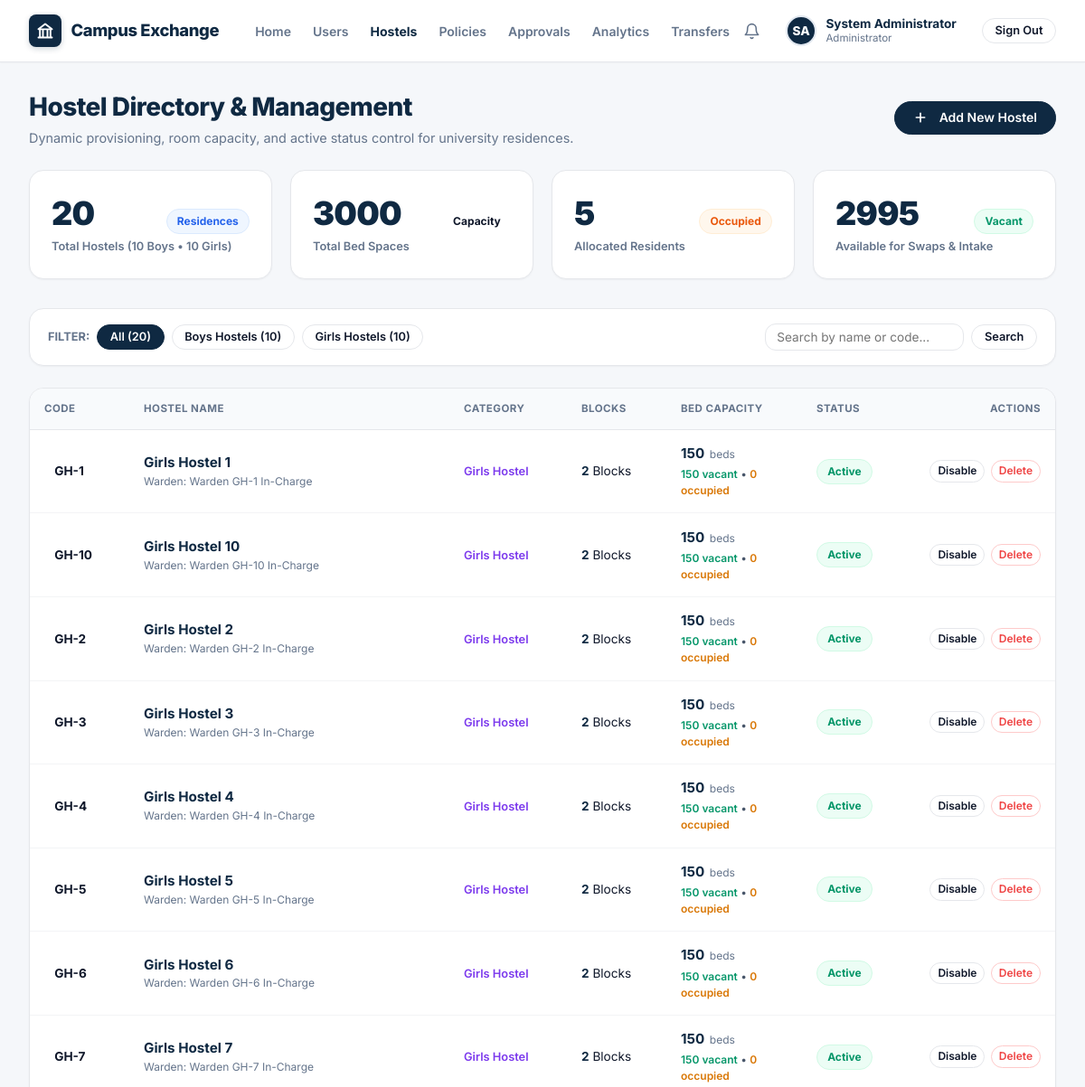
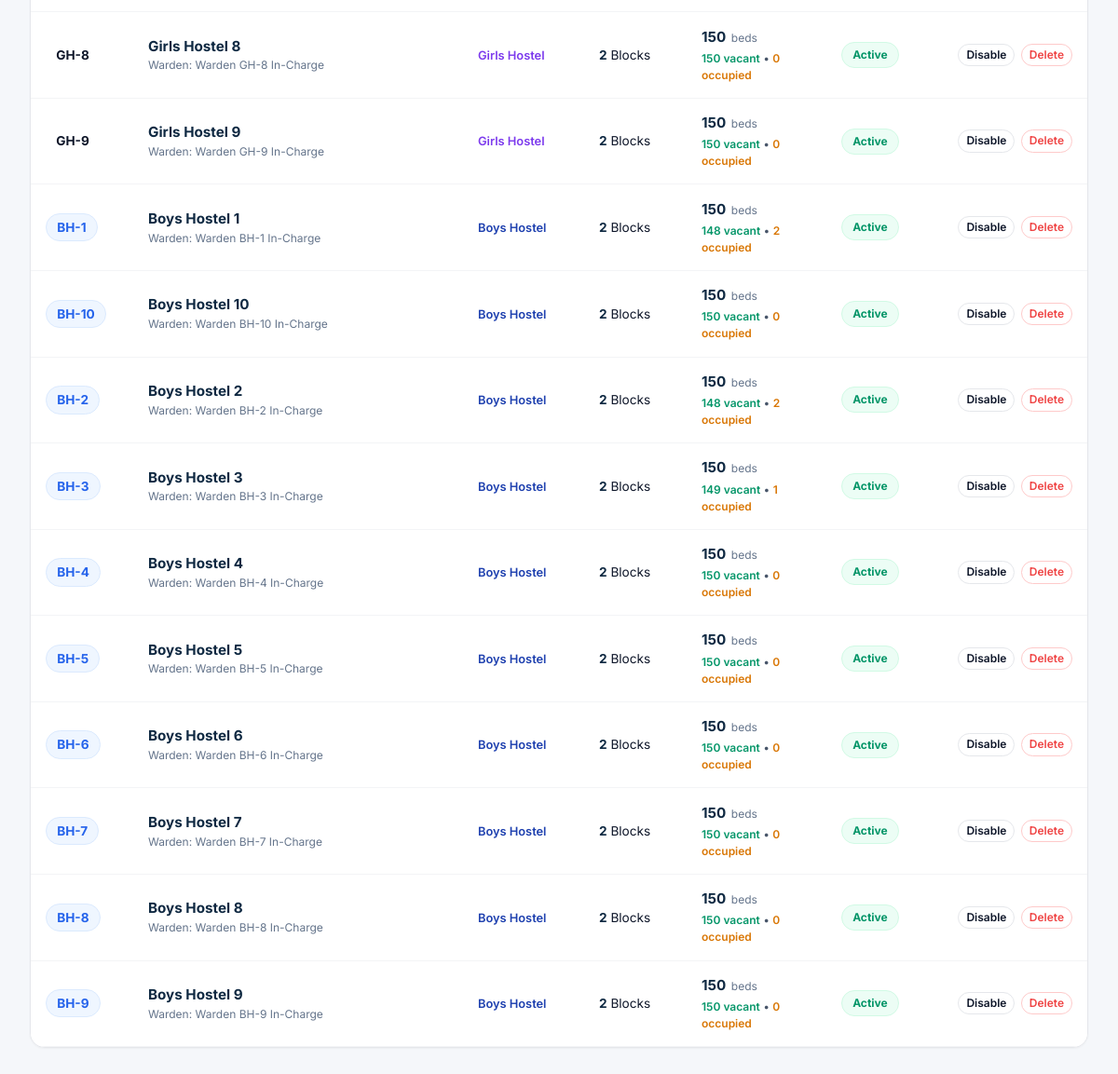
/hostels/ (signed in), run on the app's committed database (2 pictures, top to bottom).
### accounts/models.py (models this page shows, shortened)
class User(AbstractUser):
    class Role(models.TextChoices):
        STUDENT = 'student', 'Student'
        WARDEN = 'warden', 'Hostel Warden'
        CHIEF_WARDEN = 'chief_warden', 'Chief Warden'
        ADMIN = 'admin', 'Hostel Administrator'
        DSW = 'dsw', 'Dean of Student Welfare (DSW)'
    class Gender(models.TextChoices):
        MALE = 'M', 'Male'
        FEMALE = 'F', 'Female'
        OTHER = 'O', 'Other'
    university_id = models.CharField(max_length=30, unique=True, db_index=True)
    role = models.CharField(max_length=20, choices=Role.choices, default=Role.STUDENT, db_index=True)
    phone = models.CharField(max_length=20, blank=True)
    gender = models.CharField(max_length=1, choices=Gender.choices, default=Gender.MALE)
    has_fee_clearance = models.BooleanField(default=True, help_text="Verified student fee clearance")
    has_disciplinary_hold = models.BooleanField(default=False, help_text="Active university disciplinary restriction")
    last_transferred_at = models.DateTimeField(null=True, blank=True, help_text="Timestamp of last completed room swap")
    created_at = models.DateTimeField(auto_now_add=True)
    updated_at = models.DateTimeField(auto_now=True)
    @property
    def is_student(self):
        return self.role == self.Role.STUDENT
    @property
    def is_warden(self):
        return self.role in (self.Role.WARDEN, self.Role.CHIEF_WARDEN)
    @property
    def is_chief_warden(self):
        return self.role == self.Role.CHIEF_WARDEN
    @property
    def is_admin_role(self):
        return self.role == self.Role.ADMIN or self.is_superuser
    @property
    def is_dsw(self):
        return self.role == self.Role.DSW

### hostel/models.py (models this page shows, shortened)
class Hostel(models.Model):
    class GenderType(models.TextChoices):
        MALE = 'MALE', 'Boys Hostel'
        FEMALE = 'FEMALE', 'Girls Hostel'
        COED = 'COED', 'Co-Ed Residence'
    name = models.CharField(max_length=100, unique=True)
    code = models.CharField(max_length=20, unique=True)
    gender_type = models.CharField(max_length=10, choices=GenderType.choices, default=GenderType.MALE)
    is_active = models.BooleanField(default=True)
    warden = models.ForeignKey(
        settings.AUTH_USER_MODEL,
        null=True,
        blank=True,
        on_delete=models.SET_NULL,
        related_name='managed_hostels'
    )
    @property
    def total_capacity(self):
        return Bed.objects.filter(room__block__hostel=self).count()
    @property
    def occupied_beds_count(self):
        return Bed.objects.filter(room__block__hostel=self, occupancy_status='OCCUPIED').count()
    @property
    def vacant_beds_count(self):
        return Bed.objects.filter(room__block__hostel=self, occupancy_status='VACANT').count()

### hostel/views.py (the view)
    def _wrapped_view(request, *args, **kwargs):
        if not request.user.is_authenticated:
            return redirect(f"/login/?next={request.path}")
        if not (request.user.is_admin_role or request.user.is_dsw):
            messages.error(request, "Access Denied: Hostel management requires Administrator or DSW role.")
            return redirect('/dashboard/')
        return view_func(request, *args, **kwargs)

### templates/hostel/hostels_list.html (shortened to what this page needs)
{% extends 'base.html' %}
{% load static %}
{% block content %}
<div class="page-header" style="margin-bottom: 1.5rem;">
  <div class="page-title-group">
    <h1>Hostel Directory & Management</h1>
    <p>Dynamic provisioning, room capacity, and active status control for university residences.</p>
  </div>
  <div style="display: flex; gap: 0.75rem; align-items: center;">
    <button type="button" class="btn btn-primary" onclick="openHostelModal()" id="btn-add-hostel">
      <svg width="16" height="16" viewBox="0 0 24 24" fill="none" stroke="currentColor" stroke-width="2.5" stroke-linecap="round" stroke-linejoin="round" style="margin-right: 0.35rem;">
        <line x1="12" y1="5" x2="12" y2="19"></line>
        <line x1="5" y1="12" x2="19" y2="12"></line>
      </svg>
      Add New Hostel
    </button>
  </div>
</div>
<div class="grid-4" style="margin-bottom: 2rem;">
  <div class="kpi-card">
    <div class="kpi-card-row">
      <span class="kpi-card-num">{{ total_hostels }}</span>
      <span class="badge badge-blue">Residences</span>
    </div>
    <div class="kpi-card-label">Total Hostels ({{ total_boys }} Boys • {{ total_girls }} Girls)</div>
  </div>
  <div class="kpi-card">
    <div class="kpi-card-row">
      <span class="kpi-card-num">{{ total_beds }}</span>
      <span class="badge badge-teal">Capacity</span>
    </div>
    <div class="kpi-card-label">Total Bed Spaces</div>
  </div>
  <div class="kpi-card">
    <div class="kpi-card-row">
      <span class="kpi-card-num">{{ occupied_beds }}</span>
      <span class="badge badge-yellow">Occupied</span>
    </div>
    <div class="kpi-card-label">Allocated Residents</div>
  </div>
  <div class="kpi-card">
    <div class="kpi-card-row">
      <span class="kpi-card-num">{{ vacant_beds }}</span>
      <span class="badge badge-green">Vacant</span>
    </div>
    <div class="kpi-card-label">Available for Swaps & Intake</div>
  </div>
</div>
<div class="card" style="padding: 1rem 1.25rem; margin-bottom: 1.5rem; box-shadow: var(--shadow-sm);">
  <form method="GET" action="{% url 'hostels_list' %}" style="display: flex; justify-content: space-between; align-items: center; flex-wrap: wrap; gap: 1rem;">
    <div style="display: flex; align-items: center; gap: 0.5rem; flex-wrap: wrap;">
      <span style="font-size: 0.8rem; font-weight: 700; color: var(--text-muted); text-transform: uppercase;">Filter:</span>
      <a href="{% url 'hostels_list' %}{% if search_query %}?q={{ search_query }}{% endif %}"
         class="btn btn-sm {% if gender_filter == 'ALL' %}btn-primary{% else %}btn-outline{% endif %}">
        All ({{ total_hostels }})
      </a>
      <a href="{% url 'hostels_list' %}?gender=MALE{% if search_query %}&q={{ search_query }}{% endif %}"
         class="btn btn-sm {% if gender_filter == 'MALE' %}btn-primary{% else %}btn-outline{% endif %}">
        Boys Hostels ({{ total_boys }})
      </a>
      <a href="{% url 'hostels_list' %}?gender=FEMALE{% if search_query %}&q={{ search_query }}{% endif %}"
         class="btn btn-sm {% if gender_filter == 'FEMALE' %}btn-primary{% else %}btn-outline{% endif %}">
        Girls Hostels ({{ total_girls }})
      </a>
    </div>
    <div style="display: flex; align-items: center; gap: 0.5rem;">
      <input type="text" name="q" value="{{ search_query }}" placeholder="Search by name or code..."
             class="form-control" style="width: 220px; padding: 0.4rem 0.75rem; font-size: 0.85rem;" />
      <button type="submit" class="btn btn-outline btn-sm">Search</button>
    </div>
  </form>
</div>
<div class="card" style="padding: 0; overflow: hidden; box-shadow: var(--shadow-sm); margin-bottom: 2.5rem;">
  <div style="overflow-x: auto;">
    <table class="data-table">
      <thead>
        <tr>
          <th style="width: 110px;">Code</th>
          <th>Hostel Name</th>
          <th style="width: 130px;">Category</th>
          <th style="width: 110px;">Blocks</th>
          <th style="width: 150px;">Bed Capacity</th>
          <th style="width: 120px;">Status</th>
          <th style="width: 160px; text-align: right;">Actions</th>
        </tr>
      </thead>
      <tbody>
        {% for h in hostels %}
          <tr>
            <td>
              <span class="badge {% if h.gender_type == 'MALE' %}badge-blue{% elif h.gender_type == 'FEMALE' %}badge-purple{% else %}badge-teal{% endif %}" style="font-family: var(--font-mono); font-size: 0.85rem; font-weight: 700;">
                {{ h.code }}
              </span>
            </td>
            <td>
              <div style="font-weight: 700; color: var(--navy-800); font-size: 0.95rem;">
                {{ h.name }}
              </div>
              <div style="font-size: 0.75rem; color: var(--text-muted);">
                Warden: {{ h.warden.get_full_name|default:"Unassigned" }}
              </div>
            </td>
            <td>
              {% if h.gender_type == 'MALE' %}
                <span style="display: inline-flex; align-items: center; gap: 0.35rem; color: #1E40AF; font-size: 0.8rem; font-weight: 600;">
                  Boys Hostel
                </span>
              {% elif h.gender_type == 'FEMALE' %}
                <span style="display: inline-flex; align-items: center; gap: 0.35rem; color: #7C3AED; font-size: 0.8rem; font-weight: 600;">
                  Girls Hostel
                </span>
              {% else %}
                <span style="display: inline-flex; align-items: center; gap: 0.35rem; color: #0D9488; font-size: 0.8rem; font-weight: 600;">
                  Co-Ed Residence
                </span>
              {% endif %}
            </td>
            <td>
              <strong style="color: var(--navy-800);">{{ h.blocks.count }}</strong> Blocks
            </td>
            <td>
              <div style="display: flex; align-items: baseline; gap: 0.35rem;">
                <strong style="font-size: 0.95rem; color: var(--navy-800);">{{ h.total_capacity }}</strong>
                <span style="font-size: 0.75rem; color: var(--text-muted);">beds</span>
              </div>
              <div style="font-size: 0.75rem; color: var(--text-secondary); margin-top: 0.15rem;">
                <span style="color: #059669; font-weight: 600;">{{ h.vacant_beds_count }} vacant</span> •
                <span style="color: #D97706; font-weight: 600;">{{ h.occupied_beds_count }} occupied</span>
              </div>
            </td>
            <td>
              {% if h.is_active %}
                <span class="badge badge-green">Active</span>
              {% else %}
                <span class="badge badge-neutral" style="background: #E2E8F0; color: #64748B;">Inactive</span>
              {% endif %}
            </td>
            <td style="text-align: right;">
              <div style="display: inline-flex; gap: 0.4rem; align-items: center;">
                <form method="POST" action="{% url 'hostel_toggle_status' h.pk %}" style="display: inline;">
                  <button type="submit" class="btn btn-outline btn-sm" style="padding: 0.25rem 0.5rem; font-size: 0.75rem;" title="Toggle active status">
                    {% if h.is_active %}Disable{% else %}Enable{% endif %}
                  </button>
                </form>
                <form method="POST" action="{% url 'hostel_delete' h.pk %}" style="display: inline;"
                      onsubmit="return confirm('Are you sure you want to delete {{ h.name }} ({{ h.code }})? All vacant rooms and beds in this hostel will be removed.');">
                  <button type="submit" class="btn btn-outline btn-sm"
                          style="padding: 0.25rem 0.5rem; font-size: 0.75rem; color: #EF4444; border-color: #FECACA;"
                          title="Delete Hostel"
                          {% if h.occupied_beds_count > 0 %}disabled title="Cannot delete: Hostel has occupied beds"{% endif %}>
                    Delete
                  </button>
                </form>
              </div>
            </td>
          </tr>
        {% endfor %}
      </tbody>
    </table>
  </div>
</div>
{% endblock %}

### templates/base.html (shortened to what this page needs)
<!DOCTYPE html>
<html lang="en">
<head>
  {% load static %}
  <link rel="stylesheet" href="{% static 'css/style.css' %}">
</head>
<body>
  <header class="top-navbar">
    <div class="navbar-inner">
      <div class="brand-section">
        <a href="{% url 'landing' %}" class="brand-link">
          <div class="brand-crest">
            <svg width="20" height="20" viewBox="0 0 24 24" fill="none" stroke="currentColor" stroke-width="2.3" stroke-linecap="round" stroke-linejoin="round">
              <path d="M3 21h18M3 10h18M5 10v11M19 10v11M9 10v11M15 10v11M12 3l9 7H3z"/>
            </svg>
          </div>
          <div class="brand-title">Campus Exchange</div>
        </a>
        <nav>
          <ul class="nav-menu">
            <li class="nav-item {% if request.path == '/' %}active{% endif %}">
              <a href="{% url 'landing' %}">Home</a>
            </li>
            {% if user.is_authenticated %}
              {% if user.is_student %}
                <li class="nav-item {% if request.path == '/dashboard/' %}active{% endif %}">
                  <a href="{% url 'dashboard' %}">Dashboard</a>
                </li>
                <li class="nav-item {% if request.path == '/exchange-requests/new/' %}active{% endif %}">
                  <a href="{% url 'create_request' %}">New Request</a>
                </li>
                <li class="nav-item {% if '/proposals/' in request.path or request.path == '/matches/' %}active{% endif %}">
                  <a href="{% url 'matches' %}">Matches</a>
                </li>
                <li class="nav-item {% if request.path == '/transfers/' %}active{% endif %}">
                  <a href="{% url 'transfers_list' %}">Transfers</a>
                </li>
              {% elif user.is_admin_role %}
                <li class="nav-item {% if '/admin/users/' in request.path %}active{% endif %}">
                  <a href="{% url 'admin_users_list' %}">Users</a>
                </li>
                <li class="nav-item {% if '/hostels/' in request.path %}active{% endif %}">
                  <a href="{% url 'hostels_list' %}">Hostels</a>
                </li>
                <li class="nav-item {% if '/admin/policies/' in request.path %}active{% endif %}">
                  <a href="{% url 'admin_policies' %}">Policies</a>
                </li>
                <li class="nav-item {% if '/warden/' in request.path %}active{% endif %}">
                  <a href="{% url 'warden_approvals' %}">Approvals</a>
                </li>
                <li class="nav-item {% if '/dean/' in request.path or '/admin/analytics/' in request.path %}active{% endif %}">
                  <a href="{% url 'dean_analytics' %}">Analytics</a>
                </li>
                <li class="nav-item {% if request.path == '/transfers/' %}active{% endif %}">
                  <a href="{% url 'transfers_list' %}">Transfers</a>
                </li>
              {% endif %}
            {% endif %}
          </ul>
        </nav>
      </div>
      <div class="navbar-controls">
        {% if user.is_authenticated %}
          <a href="{% url 'dashboard' %}" class="nav-icon-bell" title="Notifications" style="position: relative;">
            <svg width="19" height="19" viewBox="0 0 24 24" fill="none" stroke="currentColor" stroke-width="2" stroke-linecap="round" stroke-linejoin="round">
              <path d="M18 8A6 6 0 0 0 6 8c0 7-3 9-3 9h18s-3-2-3-9"></path>
              <path d="M13.73 21a2 2 0 0 1-3.46 0"></path>
            </svg>
          </a>
          <div class="user-profile-header">
            <div style="width: 34px; height: 34px; border-radius: 50%; background: #0F2942; color: #FFFFFF; display: flex; align-items: center; justify-content: center; font-weight: 800; font-size: 0.85rem; border: 2px solid #E2E8F0; text-transform: uppercase;">
              {{ user.first_name|slice:":1" }}{{ user.last_name|slice:":1"|default:user.username|slice:":1" }}
            </div>
            <div class="user-meta-header">
              <span class="user-name-header">{{ user.get_full_name|default:user.username }}</span>
              <span class="user-sub-header">
                {% if user.is_student %}
                  {% if user_allocated_bed %}
                    {{ user_allocated_bed.room.block.hostel.code }} • {{ user_allocated_bed.room.room_number }} ({{ user_allocated_bed.bed_number }})
                  {% else %}
                    Student • {{ user.university_id }}
                  {% endif %}
                {% elif user.role == 'chief_warden' %}
                  Chief Warden
                {% elif user.role == 'warden' %}
                  Hostel Warden
                {% elif user.role == 'dsw' %}
                  Dean of Student Welfare
                {% elif user.is_admin_role %}
                  Administrator
                {% else %}
                  {{ user.university_id }}
                {% endif %}
              </span>
            </div>
          </div>
          <a href="{% url 'logout' %}" class="btn btn-outline btn-sm" style="margin-left: 0.5rem;">
            Sign Out
          </a>
        {% endif %}
      </div>
    </div>
  </header>
  <main class="main-container">
    {% block content %}{% endblock %}
  </main>
</body>
</html>

### data on the page
User: first_name "S", last_name "A", get_full_name "System Administrator"
Hostel: code "GH-1", name "Girls Hostel 1", warden.get_full_name "Warden GH-1 In-Charge", gender_type "Girls Hostel", blocks.count "2", total_capacity "150", vacant_beds_count "150", occupied_beds_count "0", is_active "Active"
Hostel: code "GH-10", name "Girls Hostel 10", warden.get_full_name "Warden GH-10 In-Charge", gender_type "Girls Hostel", blocks.count "2", total_capacity "150", vacant_beds_count "150", occupied_beds_count "0", is_active "Active"
Hostel: code "GH-2", name "Girls Hostel 2", warden.get_full_name "Warden GH-2 In-Charge", gender_type "Girls Hostel", blocks.count "2", total_capacity "150", vacant_beds_count "150", occupied_beds_count "0", is_active "Active"
Hostel: code "GH-3", name "Girls Hostel 3", warden.get_full_name "Warden GH-3 In-Charge", gender_type "Girls Hostel", blocks.count "2", total_capacity "150", vacant_beds_count "150", occupied_beds_count "0", is_active "Active"
Hostel: code "GH-4", name "Girls Hostel 4", warden.get_full_name "Warden GH-4 In-Charge", gender_type "Girls Hostel", blocks.count "2", total_capacity "150", vacant_beds_count "150", occupied_beds_count "0", is_active "Active"
Hostel: code "GH-5", name "Girls Hostel 5", warden.get_full_name "Warden GH-5 In-Charge", gender_type "Girls Hostel", blocks.count "2", total_capacity "150", vacant_beds_count "150", occupied_beds_count "0", is_active "Active"
Hostel: code "GH-6", name "Girls Hostel 6", warden.get_full_name "Warden GH-6 In-Charge", gender_type "Girls Hostel", blocks.count "2", total_capacity "150", vacant_beds_count "150", occupied_beds_count "0", is_active "Active"
Hostel: code "GH-7", name "Girls Hostel 7", warden.get_full_name "Warden GH-7 In-Charge", gender_type "Girls Hostel", blocks.count "2", total_capacity "150", vacant_beds_count "150", occupied_beds_count "0", is_active "Active"
Hostel: code "GH-8", name "Girls Hostel 8", warden.get_full_name "Warden GH-8 In-Charge", gender_type "Girls Hostel", blocks.count "2", total_capacity "150", vacant_beds_count "150", occupied_beds_count "0", is_active "Active"
Hostel: code "GH-9", name "Girls Hostel 9", warden.get_full_name "Warden GH-9 In-Charge", gender_type "Girls Hostel", blocks.count "2", total_capacity "150", vacant_beds_count "150", occupied_beds_count "0", is_active "Active"
Hostel: code "BH-1", name "Boys Hostel 1", warden.get_full_name "Warden BH-1 In-Charge", gender_type "Boys Hostel", blocks.count "2", total_capacity "150", vacant_beds_count "148", occupied_beds_count "2", is_active "Active"
Hostel: code "BH-10", name "Boys Hostel 10", warden.get_full_name "Warden BH-10 In-Charge", gender_type "Boys Hostel", blocks.count "2", total_capacity "150", vacant_beds_count "150", occupied_beds_count "0", is_active "Active"
Hostel: code "BH-2", name "Boys Hostel 2", warden.get_full_name "Warden BH-2 In-Charge", gender_type "Boys Hostel", blocks.count "2", total_capacity "150", vacant_beds_count "148", occupied_beds_count "2", is_active "Active"
Hostel: code "BH-3", name "Boys Hostel 3", warden.get_full_name "Warden BH-3 In-Charge", gender_type "Boys Hostel", blocks.count "2", total_capacity "150", vacant_beds_count "149", occupied_beds_count "1", is_active "Active"
Hostel: code "BH-4", name "Boys Hostel 4", warden.get_full_name "Warden BH-4 In-Charge", gender_type "Boys Hostel", blocks.count "2", total_capacity "150", vacant_beds_count "150", occupied_beds_count "0", is_active "Active"
Hostel: code "BH-5", name "Boys Hostel 5", warden.get_full_name "Warden BH-5 In-Charge", gender_type "Boys Hostel", blocks.count "2", total_capacity "150", vacant_beds_count "150", occupied_beds_count "0", is_active "Active"
Hostel: code "BH-6", name "Boys Hostel 6", warden.get_full_name "Warden BH-6 In-Charge", gender_type "Boys Hostel", blocks.count "2", total_capacity "150", vacant_beds_count "150", occupied_beds_count "0", is_active "Active"
Hostel: code "BH-7", name "Boys Hostel 7", warden.get_full_name "Warden BH-7 In-Charge", gender_type "Boys Hostel", blocks.count "2", total_capacity "150", vacant_beds_count "150", occupied_beds_count "0", is_active "Active"
Hostel: code "BH-8", name "Boys Hostel 8", warden.get_full_name "Warden BH-8 In-Charge", gender_type "Boys Hostel", blocks.count "2", total_capacity "150", vacant_beds_count "150", occupied_beds_count "0", is_active "Active"
Hostel: code "BH-9", name "Boys Hostel 9", warden.get_full_name "Warden BH-9 In-Charge", gender_type "Boys Hostel", blocks.count "2", total_capacity "150", vacant_beds_count "150", occupied_beds_count "0", is_active "Active"

### other printed values
{{ total_hostels }} "20"
{{ total_boys }} "10"
{{ total_girls }} "10"
{{ total_beds }} "3000"
{{ occupied_beds }} "5"
{{ vacant_beds }} "2995"
